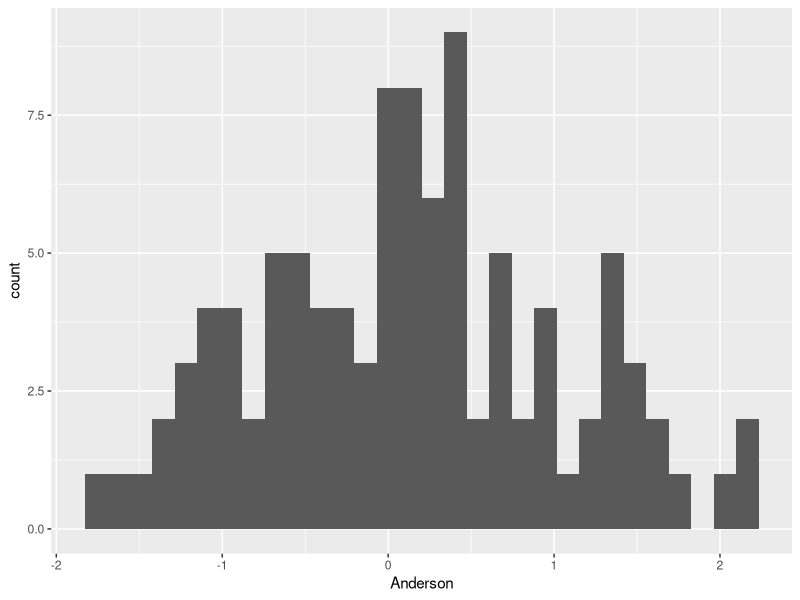

The R script that drew this image:
library(MASS)

T_Anderson <- function(N, L, Lam){
  
 return (sqrt((N - 1) / 2) * (L - Lam) / Lam)

}

AndersonHist <- function(Mu, Sigma, N, Trial){
  
  Lam <- eigen(Sigma)$values[1] # 母固有値

  L <- numeric(100 * Trial) # 標本を抽出する度にその固有値を入れるためのベクトル
  Anderson <- numeric(100 * Trial) # (100 * Trial)の回数だけAnderson()の結果を得て，
                                   # それを入れるベクトル

    for(i in 1:(100 * Trial)){ # (100 * Trial)の回数だけAnderson()の結果を得る．
                               # その結果をAndersonに蓄積する．

      Sam <- mvrnorm(N, Mu, Sigma) #多次元正規分布に従う独立な確率ベクトルをN組発生．
                                   #ただしSigmaは対称行列で正定値行列
      L[i] <- (prcomp(Sam)$sdev[1]) ^ 2 # 標本固有値
      Anderson[i] <- T_Anderson(N, L[i], Lam) # 標本数Nをi回目に抽出して計算したT_Anderson()を
                                              # Anderson[i]に代入する．

    }

  df <- data.frame(Anderson)

  library(ggplot2)
  ggplot(data = df, aes(x = Anderson)) + 
    geom_histogram()
}

Mu0　<-　c(1, 2, 3, 4, 5) #母期待値ベクトル
Sigma0 <- rbind( #母共分散行列，ただし正定値
  c(1, 0, -1, 1, -1),
  c(0, 2, 0, 1, 1),
  c(-1, 0, 3, 0, 2),
  c(1, 1, 0, 4, -1),
  c(-1, 1, 2, -1, 5)
)
AndersonHist(Mu0, Sigma0, 100, 1)